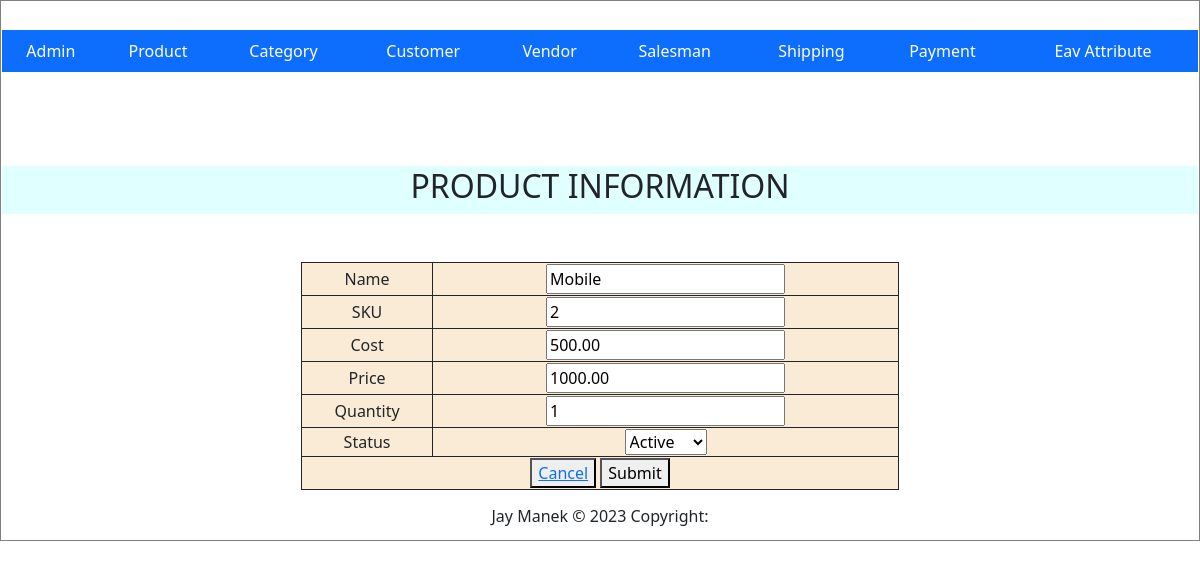
The app's page /Index.php?c=product&a=edit&id=1 with its own data.
### tables this page shows
CREATE TABLE `product` (
  `product_id` int(11) NOT NULL,
  `name` varchar(255) NOT NULL,
  `sku` varchar(50) NOT NULL,
  `cost` decimal(10,2) NOT NULL,
  `price` decimal(10,2) NOT NULL,
  `quantity` int(5) DEFAULT 100,
  `status` tinyint(4) NOT NULL,
  `created_at` datetime NOT NULL,
  `updated_at` datetime NOT NULL
);

### Block/Core/Template.php (called while the page is built, shortened)
<?php
class Block_Core_Template extends Model_Core_View
{
	protected $children =  [];
	public function getChildren()
	{
		return $this->children;
	}
	public function addChild($key, $value)
	{
		$this->children[$key] = $value;
		return $this;
	}
}
?>

### Model/Core/View.php (called while the page is built, shortened)
<?php
class Model_Core_View
{
	protected $data = [];
	protected $template = null;
	public function setData($data)
	{
		$this->data = $data;
		return $this;
	}
	public function getData()
	{
		return $this->data;
	}
	public function setTemplate($template)
	{
		$this->template = $template;
		return $this;
	}
	public function getTemplate()
	{
		return $this->template;
	}
	public function render()
	{
		require 'View' . DS . $this->getTemplate();
	}
	public function getUrl($action = null, $controller = null, $params = [], $resetParam = false)
	{
		return Ccc::getModel('Core_Url')->getUrl($action, $controller, $params, $resetParam);
	}
}
?>

### Controller/Product.php (called while the page is built, shortened)
<?php
class Controller_Product extends Controller_Core_Action
{
	public function editAction()
	{
		try {
			$layout = $this->getLayout();
			if ($id = (int) $this->getRequest()->getParams('id')) {
				if (!($product =  Ccc::getModel('Product')->load($id))) {
					throw new Exception("Invalid Id.", 1);
				}
			}
			$layout->addContent('edit', $layout->createBlock('Product_Edit')->setData(['product' => $product]));
			$layout->render();
		} catch (Exception $e) {
			$this->getMessage()->addMessage($e->getMessage(),Model_Core_Message::FAILURE);
			$this->redirect('grid');
		}
	}
}
?>

### Controller/Core/Front.php (called while the page is built, shortened)
<?php
class Controller_Core_Front
{
	public function init()
	{
		$request = Ccc::getModel('Core_Request');
		$controller = new $controllerClassName();
		$actionName = $request->getActionName().'Action';
		$controller->$actionName();
	}
}
?>

### Index.php (called while the page is built, shortened)
<?php
spl_autoload_register(function ($className) {
    $classPath = str_replace('_', '/', $className);
});
class Ccc
{
	public static function init()
	{
		$front = new Controller_Core_Front();
		$front->init();
	}
	public static function getModel($className)
	{
		return new $className();
	}
}
Ccc::init();
?>

### Model/Core/Url.php (called while the page is built, shortened)
<?php
class Model_Core_Url
{
	public function getUrl($action = null, $controller = null, $params = [], $resetParam = false)
	{
		$request = Ccc::getModel('Core_Request');
		$final = $request->getParams();
		if ($resetParam) {
			$final = [];
		}
		if ($controller) {
			$final['c'] = $controller;
		}
		else {
			$final['c'] = $request->getControllerName();
		}
		if ($action) {
			$final['a'] = $action;
		}
		else {
			$final['a'] = $request->getActionName();
		}
		$queryString = http_build_query($final);
		$url = $_SERVER['REQUEST_SCHEME'] . "://" . $_SERVER['HTTP_HOST'] . $_SERVER['SCRIPT_NAME'] . "?" . $queryString;
		return $url;
	}
}
?>

### Model/Core/Request.php (called while the page is built, shortened)
<?php
class Model_Core_Request
{
	public function getParams($key=null, $value=null)
	{
		if ($key == null) {
			return $_GET;
		}
		if (array_key_exists($key, $_GET)) {
			return $_GET[$key];
		}
		return $value;
	}
	public function getControllerName()
	{
		return $this->getParams('c', 'product');
	}
}
?>

### Block/Product/Edit.php (called while the page is built, shortened)
<?php
class Block_Product_Edit extends Block_Core_Template
{
	public function getProduct()
	{
		return $this->getData('product');
	}
}
?>

### Model/Core/Table.php (called while the page is built, shortened)
<?php
class Model_Core_Table
{
	protected $data = [];
	protected $resource = null;
	public function setResource($resource)
	{
		$this->resource = $resource;
		return $this;
	}
	public function getResource()
	{
		if ($this->resource) {
			return $this->resource;
		}
		$resource = new $this->resourceClass();
		return $resource;
	}
	public function getTableName()
	{
		return $this->getResource()->getTableName();
	}
	public function getPrimaryKey()
	{
		return $this->getResource()->getPrimaryKey();
	}
	public function __get($key)
	{
		if (array_key_exists($key, $this->data)) {
			return $this->data[$key];
		}
		return null;
	}
	public function setData($data)
	{
		$this->data = array_merge($this->data, $data);
		return $this;
	}
	public function load($id, $column = null)
	{
		if (!$column) {
			$column = $this->getPrimaryKey();
		}
		$query = "SELECT * FROM `{$this->getTableName()}` WHERE `{$column}` = '{$id}'";
		$row = $this->getResource()->fetchRow($query);
		return $this;
	}
}
?>

### Model/Core/Adapter.php (called while the page is built, shortened)
<?php
class Model_Core_Adapter
{
	public $config = [
		'host' => 'localhost',
		'username' => 'root',
		'password' => '',
		'dbname' => 'newmvc-jaymanek'
	];
	public function connect(){
		$connect = mysqli_connect(
			$this->config['host'],
			$this->config['username'],
			$this->config['password'],
			$this->config['dbname']
		);
		return $connect;
	}
	public function fetchRow($query){
		$connect = $this->connect();
		$result = mysqli_query($connect, $query);
		if ($result->num_rows > 0) {
			return $result->fetch_assoc();
		}
		return false;
	}
}
?>

### Model/Core/Table/Resource.php (called while the page is built, shortened)
<?php
class Model_Core_Table_Resource
{
	public function getAdapter()
	{
		$adapter = Ccc::getModel('Core_Adapter');
		return $adapter;
	}
	public function fetchRow($query)
	{
		return $this->getAdapter()->fetchRow($query);
	}
}
?>

### Model/Product.php (called while the page is built, shortened)
<?php
class Model_Product extends Model_Core_Table
{
	public function getStatusOptions()
	{
		return [
			self::STATUS_ACTIVE => self::STATUS_ACTIVE_LBL,
			self::STATUS_INACTIVE => self::STATUS_INACTIVE_LBL
		];
	}
	public function getStatus()
	{
		if ($this->status) {
			return $this->status;
		}
		return self::STATUS_DEFAULT;
	}
}
?>

### View/product/edit.phtml (the view)
<?php
$product = $this->getProduct()['product'];
?>
<form action="<?php echo $this->getUrl('save'); ?>" method="post">
	<br/>
	<table class="add-header">
		<tr align="center">
			<td><h2>PRODUCT INFORMATION</h2></td>
		</tr>
	</table>
	<br/>
	<br/>
	<table class="add-data-table" align="center">
		<tr>
			<td>Name</td>
			<td><input type="text" name="product[name]" value="<?php echo $product->name; ?>"></td>
		</tr>
		<tr>
			<td>SKU</td>
			<td><input type="text" name="product[sku]" value="<?php echo $product->sku; ?>"></td>
		</tr>
		<tr>
			<td>Cost</td>
			<td><input type="text" name="product[cost]" value="<?php echo $product->cost; ?>"></td>
		</tr>
		<tr>
			<td>Price</td>
			<td><input type="text" name="product[price]" value="<?php echo $product->price; ?>"></td>
		</tr>
		<tr>
			<td>Quantity</td>
			<td><input type="text" name="product[quantity]" value="<?php echo $product->quantity; ?>"></td>
		</tr>
		<tr>
			<td>Status</td>
			<td>
				<select name="product[status]">
					<?php foreach ($product->getStatusOptions() as $key => $value) : ?>
					<?php $selected = ($key == $product->getStatus()) ? "selected" : ''; ?>
					<option value="<?php echo $key; ?>" <?php echo $selected;?>><?php echo $value; ?></option>
					<?php endforeach; ?>
				</select>
			</td>
		</tr>
		<tr>
			<td colspan="2"><button><a href="<?php echo $this->getUrl('grid', null, [], true); ?>">Cancel</a></button>
			<button type="submit">Submit</button></td>
		</tr>
	</table>
</form>
</body>
</html>

### View/html/content.phtml
<?php
$children = $this->getChildren();
foreach ($children as $child) {
	$child->render();
}
?>

### View/skin/style.css (style rules this page uses)
.add-header { width: 100%; text-align:center; background-color: lightcyan; padding: 15px; }
.add-header tr { align: center; }
.add-data-table { border: 1px solid; width: 50%; text-align:center; background-color: antiquewhite; }
.add-data-table tr { align: center; }
.add-data-table td { border: 1px solid; }

### records on screen
product: name "Mobile", sku "2", cost "500.00", price "1000.00", quantity "1"

### other values on screen
form field value "Active"
